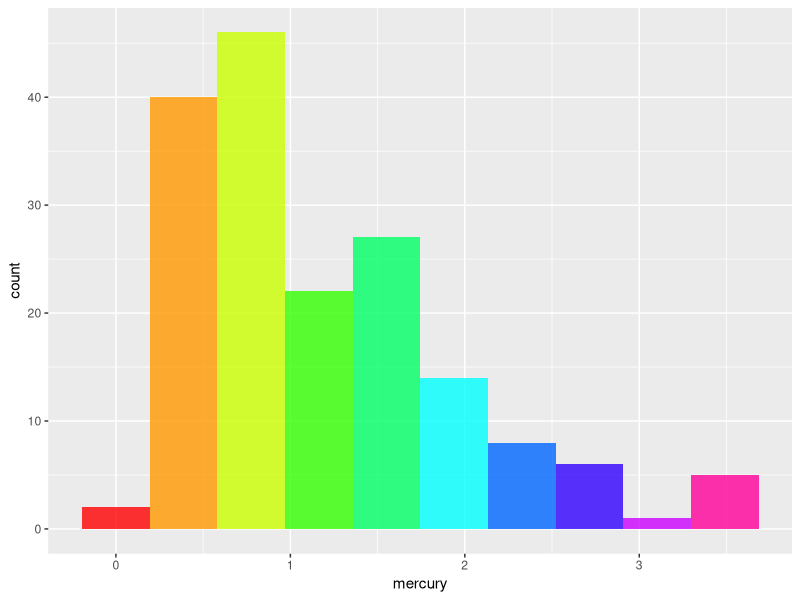
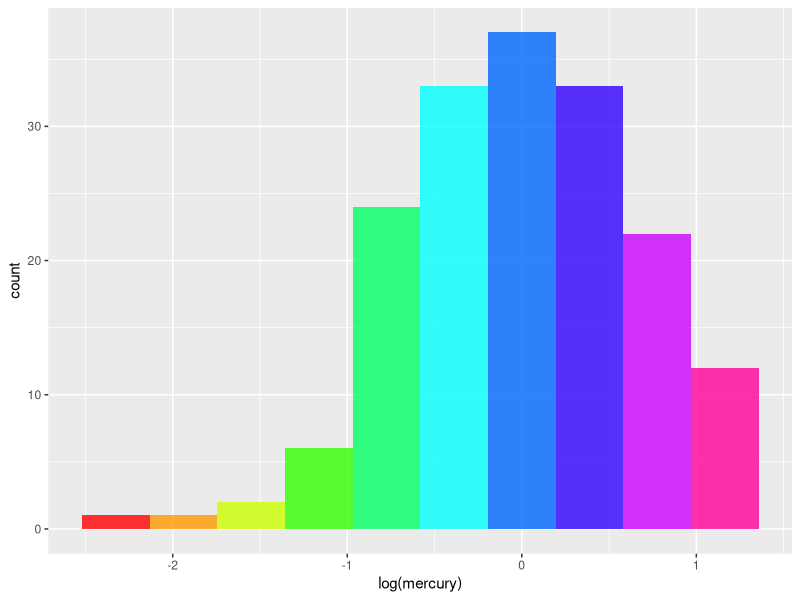
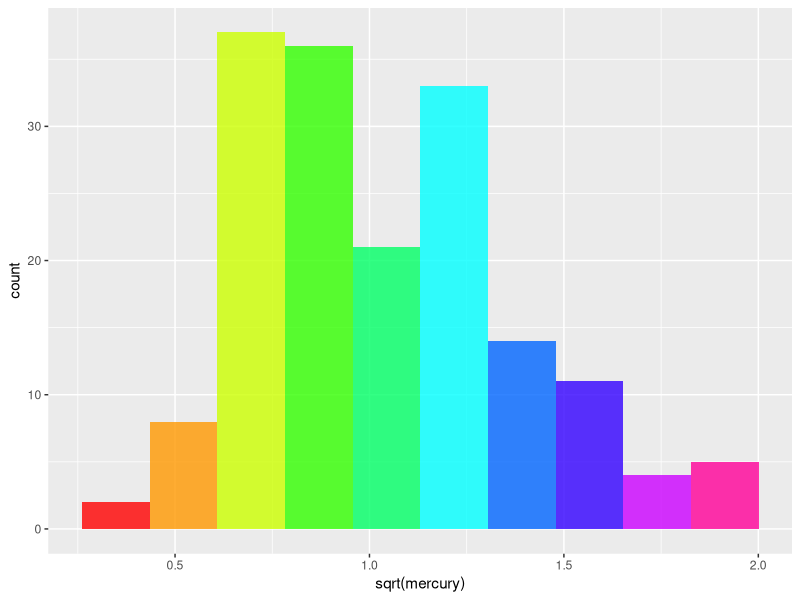
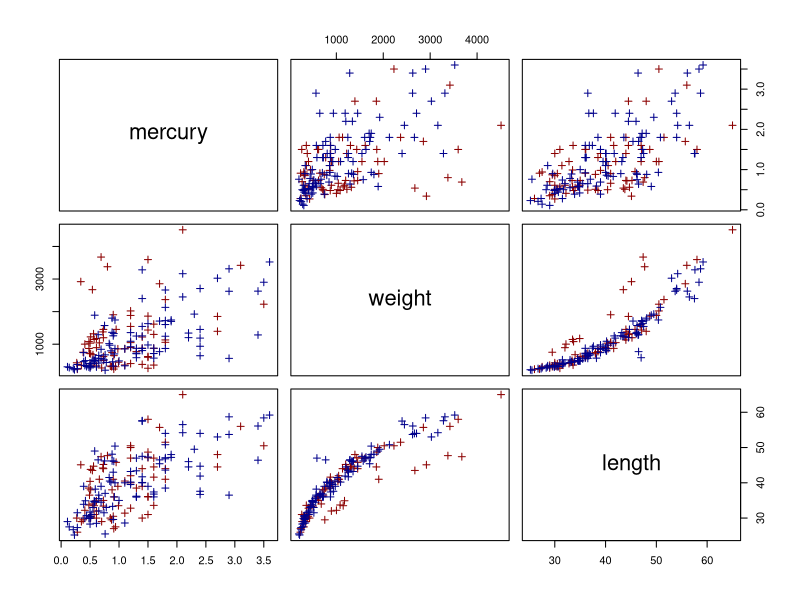
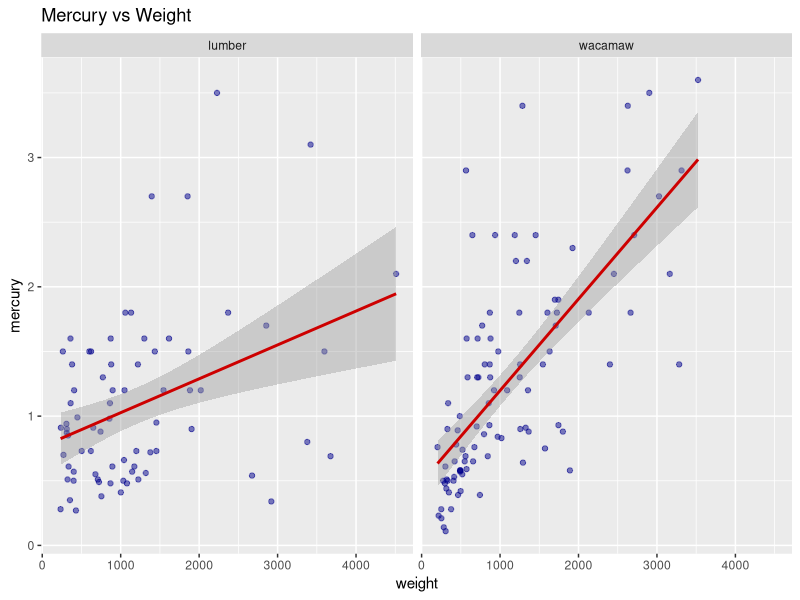
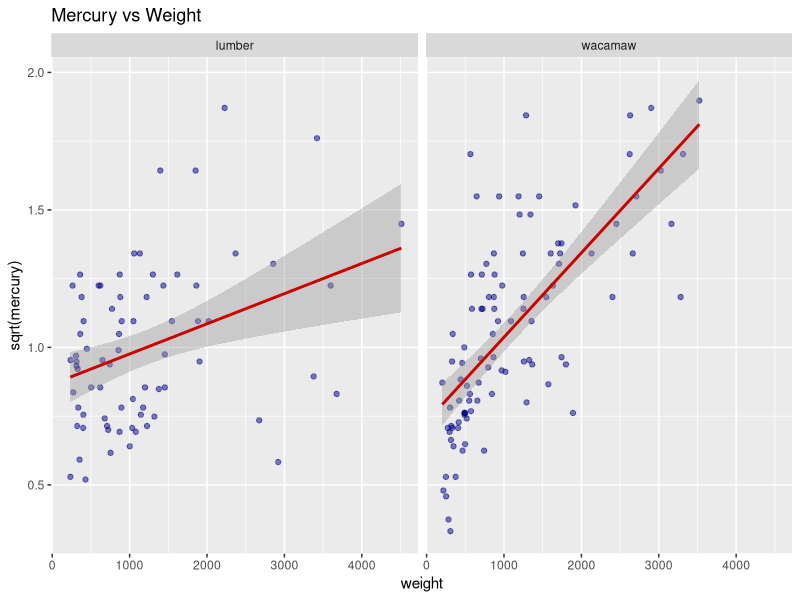
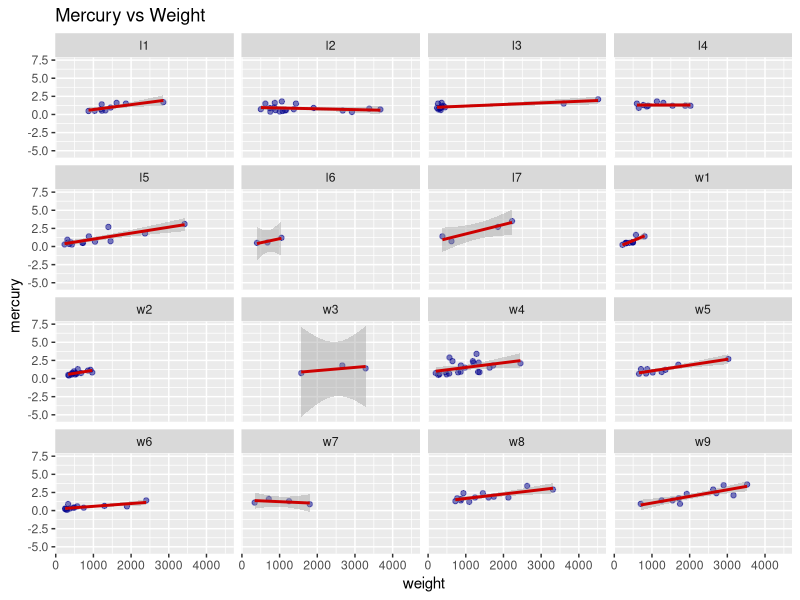
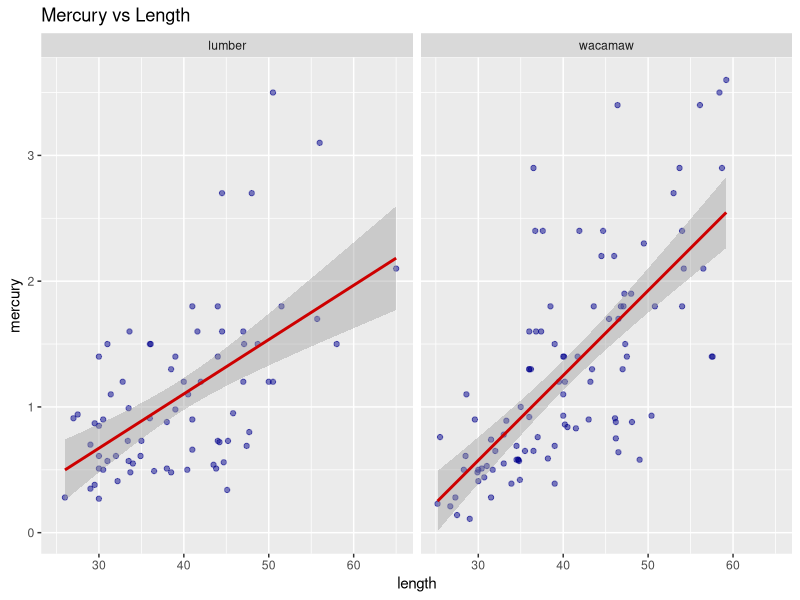

R code for these plots, in order:

###########################################################################
###########################################################################
####################### The mercury in bass analysis ######################
###########################################################################
###########################################################################

###### Clear environment and load libraries
rm(list = ls())
library(ggplot2)
library(lme4) #for the lmer function
library(lattice)

###### Load the data
bass <- read.csv("data/mercurydata.txt", header = T)
bass$station <- factor(bass$station)
bass$river <- factor(bass$river)

###### View properties of the data
dim(bass)
summary(bass)
table(bass$station) #we don't have enough data in some stations

#### Exploratory data analysis
#first, mercury by itself
ggplot(bass,aes(mercury)) +
  geom_histogram(alpha=.8,fill=rainbow(10),bins=10)
#not so normal. let's try log
ggplot(bass,aes(log(mercury))) +
  geom_histogram(alpha=.8,fill=rainbow(10),bins=10)
#hmmm...skewed the other way now
#how about sqrt
ggplot(bass,aes(sqrt(mercury))) +
  geom_histogram(alpha=.8,fill=rainbow(10),bins=10)
#this looks better.
#We will continue with the untransformed variable first

#let's look at mercury vs. weight and vs. length
river_col <- c("red4","blue4")
pairs(mercury~ weight+length,data=bass,pch=3,col=river_col[as.numeric(bass$river)])
#similar relationships for mercury vs. length and mercury vs. weight
#river does not seem to make a difference

#check correlations among the predictors to look for colinearity
cor(bass$weight, bass$length)
#quite correlated! We may have to drop one of them
#Let's mean center both for now
bass$length_c <- bass$length - mean(bass$length)
bass$weight_c <- bass$weight - mean(bass$weight)

#now let's actually separate the relationships out by river
#first weight
ggplot(bass,aes(x=weight, y=mercury)) +
  geom_point(alpha = .5,colour="blue4") +
  geom_smooth(method="lm",col="red3") +
  labs(title="Mercury vs Weight") +
  facet_wrap(~river,ncol=2)
#different lines for each river. 
#Try with sqrt(mercury)
ggplot(bass,aes(x=weight, y=sqrt(mercury))) +
  geom_point(alpha = .5,colour="blue4") +
  geom_smooth(method="lm",col="red3") +
  labs(title="Mercury vs Weight") +
  facet_wrap(~river,ncol=2)
#looks like we may have a problem with linearity if we use the sqrt transformation
#we really should be controlling for the stations so let's split by stations
ggplot(bass,aes(x=weight, y=mercury)) +
  geom_point(alpha = .5,colour="blue4") +
  geom_smooth(method="lm",col="red3") +
  labs(title="Mercury vs Weight") +
  facet_wrap(~station,ncol=4)
#maybe some different slopes, but sample sizes are too small to tell

#let's look at length by river
ggplot(bass,aes(x=length, y=mercury)) +
  geom_point(alpha = .5,colour="blue4") +
  geom_smooth(method="lm",col="red3") +
  labs(title="Mercury vs Length") +
  facet_wrap(~river,ncol=2)
#less obvious here
#how about by station
ggplot(bass,aes(x=length, y=mercury)) +
  geom_point(alpha = .5,colour="blue4") +
  geom_smooth(method="lm",col="red3") +
  labs(title="Mercury vs Weight") +
  facet_wrap(~station,ncol=4)
#againmaybe some different slopes, but sample sizes are too small to tell


#Let's try a simple linear model first
mercreg <- lm(mercury ~ length_c + weight_c, data = bass)
car::vif(mercreg)
#highly correlated
#try a linear model using interactions with station
mercreg <- lm(mercury ~ length_c*station + weight_c, data = bass)
car::vif(mercreg)
#Let's just drop one of length and weight
#lets double check to see the stronger predictor
pairs(mercury~ weight+length,data=bass,pch=3,col=river_col[as.numeric(bass$river)])
#let's keep length
mercreg <- lm(mercury ~ length_c*station, data = bass)

#diagnostics
plot(y = mercreg$resid, x=bass$length, xlab = "Length", ylab = "Residual")
abline(0,0)
boxplot(mercreg$resid~bass$station, xlab = "Station", ylab = "Residual")
#pretty good fit... let's go with it. you could try logs as well.
#look at results.
summary(mercreg)

#see if interaction effects are useful
mercregnoint <- lm(mercury ~ length_c + station, data = bass)
anova(mercregnoint, mercreg)
#they seem to be useful overall, but many are based on very small sample sizes.
#it would be good to borrow strength across the stations to get better estimates
#that is what a hierarchical model does!



#### let's do a hierarchical regression (random effects regression) with lmer
#this call just uses a random intercept
mercreglmerint <- lmer(mercury ~ length_c + (1 | station), data = bass) 
summary(mercreglmerint)
confint(mercreglmerint)
#look at the intercepts (and the common slope) for each station
coef(mercreglmerint)
#these equal the fixed effects plus the random effect
fixef(mercreglmerint)
ranef(mercreglmerint)
#we can plot the different lines for each station
newdata <- data.frame(station=rep(unique(bass$station),each=20),
                      length_c=seq(min(bass$length_c),max(bass$length_c),20))
newdata$station <- as.factor(newdata$station)
newdata$pred <- predict(mercreglmerint,newdata=newdata,type="response")
ggplot(newdata, aes(x = length_c, y = pred, colour = station)) +
  geom_line(size = 0.7) +
  labs(x = "Length (Centered)", y = "Predicted Mercury") +
  theme(legend.position="none") +
  geom_text(data = newdata,aes(label = station), hjust = 0.5, vjust = 1)


#Let's add a random slope
mercreglmerintslope <- lmer(mercury ~ length_c + ( 1 + length_c  | station), data = bass) 
summary(mercreglmerintslope)
#the intercepts and slope for each station
coef(mercreglmerintslope)
fixef(mercreglmerintslope)
ranef(mercreglmerintslope)
#we can plot the different lines for each station
newdata$pred <- predict(mercreglmerintslope,newdata=newdata,type="response")
ggplot(newdata, aes(x = length_c, y = pred, colour = station)) +
  geom_line(size = 0.7) +
  labs(x = "Length (Centered)", y = "Predicted Mercury") +
  theme(legend.position="none") +
  geom_text(data = newdata,aes(label = station), hjust = 0.5, vjust = 1)

#the predicted values of mercury for each bass
preds <- fitted(mercreglmerintslope)

#residual plots
plot(mercreglmerintslope)
plot(y = residuals(mercreglmerintslope), x = bass$length, xlab= "Length", ylab = "Residuals")
#looks pretty good -- model seems to fit the data well.

#how about plots of residuals by station?
ggplot(bass,aes(x=length, y=residuals(mercreglmerintslope))) +
  geom_point(alpha = .5,colour="blue4") +
  geom_smooth(method="lm",col="red3") +
  labs(title="Mercury vs Length") +
  facet_wrap(~station,ncol=5)
xyplot(residuals(mercreglmerintslope) ~ length | station, data = bass)
#also reasonable


#Let's compare models using AIC and BIC
AIC(mercreglmerint) #old model
AIC(mercreglmerintslope) #new model
BIC(mercreglmerint) #old model
BIC(mercreglmerintslope) #new model
#new model results in a reduction of both



